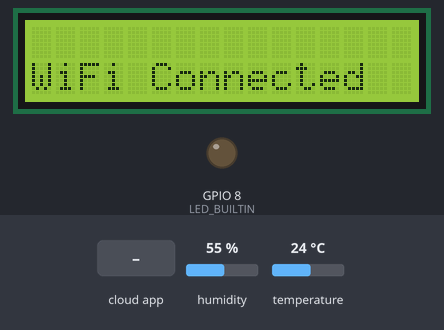
Bench run of a sketch on a simulated ESP32-C3. On the bench: 16×2 character LCD, output pins drawn as LEDs (lit = HIGH). The inputs (shaded band) are chosen by the test bench; at power-on: humidity 55 %, temperature 24 °C. WiFi joins after 1.5 s; servers stay silent unless stated; what the sketch prints to the serial monitor is not drawn.

Above: at 2.1 s.
13.3 s: the phone or cloud app sets led to 1
At 15.0 s:
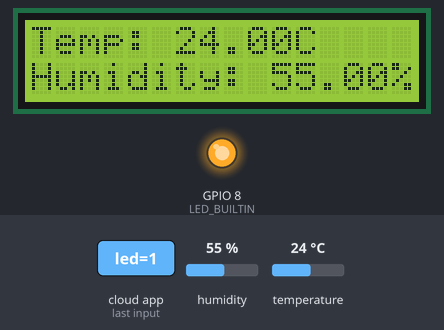
15.6 s: humidity set to 22 %
At 19.3 s:
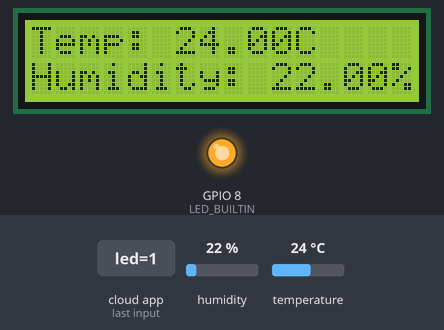
19.6 s: temperature set to 12 °C
At 22.6 s:
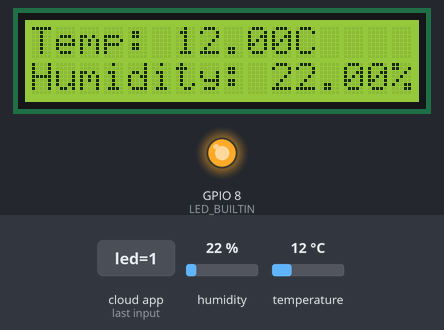
23.7 s: humidity set to 40 %
At 27.0 s:
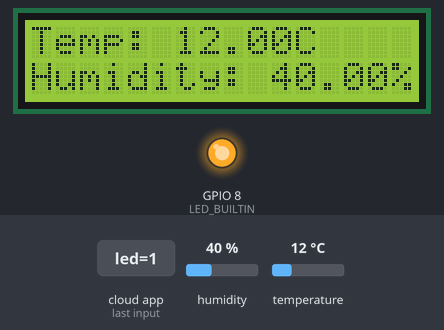
27.8 s: temperature set to 19 °C
At 31.5 s:
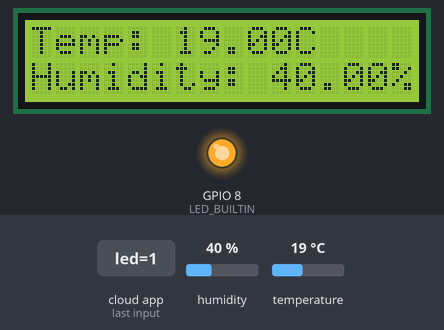
31.9 s: the phone or cloud app sets led to 0
At 33.3 s:
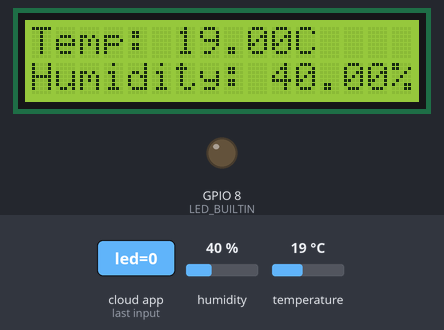
Timing chart, 0 to 34.9 s (numbered marks = the images above; inputs shaded):
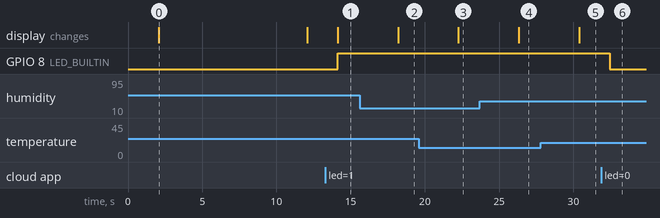

Measured:
- after the input at 13.3 s, GPIO 8 (LED_BUILTIN): LOW → HIGH after 0.82 s
- after the input at 15.6 s, the display: changes after 2.6 s (image 2)
- after the input at 19.6 s, the display: changes after 2.7 s (image 3)
- after the input at 23.7 s, the display: changes after 2.6 s (image 4)
- after the input at 27.8 s, the display: changes after 2.6 s (image 5)
- after the input at 31.9 s, GPIO 8 (LED_BUILTIN): HIGH → LOW after 0.54 s
- what the display in image 0 shows lasts 10.0 s, from 2.1 s to 12.1 s

The sketch:

Iot.ino
```cpp
/************
  This code was designed by Petros Gateas and Panagiotis Tiktapanidis on December 17th 2023.
  It is intended for academic use at the Department of Informatics and Telecommunications of University of Ioannina


  This code was designed and compiled at Arduino IDE v2.0.0
  It was designed for use with Espressif ESP32-C3-DevKitC-02, DHT22 sensor, 2x16 LCD with I2C, and Thinger.io platform

  This code connects the ESP32 to the Interenet and to the Thinger.io platform through Wi-Fi,
  reads the temperature and humidity from the DHT22 sencsor and presents the measurements,
  to the Serial Console, the local LCD and the Thinger.io platform.
  Also it uploads to the platform measurements of the average temperature and humidity of 1 minute and average humidity
  of 30 seconds, and holds the minute average of the temperature and humidity on a data bucket.
  The platform then represents those data as graphs of current temperature, humidity, 1 hour history of temperature
  (average of 1 minute temperature) and history of both temperature and humidity.

********************/

#include "DHT.h"                                      // DHT Sensor lib
#include <LiquidCrystal_I2C.h>                        // LCD lib
#include <WiFi.h>                                     // Wi-Fi library
#include <ThingerESP32.h>                             // Thinger.io lib


// DHT sensor information
#define DHTPIN 2                                      // Connect DHT sensor to the D2
#define DHTTYPE DHT22                                 // Declar the DHT 22 sensor type

#define SSID "GameZone"
#define SSID_PASSWORD "den_exei!"

#define USERNAME "PetrosStavros"                      // Define Thinger.io username
#define DEVICE_ID "ESP32AM1878"                       // Define device_id of platform
#define DEVICE_CREDENTIAL "123456789"                 // Define unique credential for device


//LCD information
int lcdColumns = 16;                                  // Set the LCD number of columns
int lcdRows = 2;                                      // Set the LCD number of rows

// Create lcd object of controlling the LCD
LiquidCrystal_I2C lcd(0x27, lcdColumns, lcdRows);     // Set LCD address, number of columns and rows

//Create dht object for controlling the DHT sensor
DHT dht(DHTPIN, DHTTYPE);                             // Declare the DHT pin, with the type (initialize the DHT22 sensor)

//Create thing object for controlling the communication to Thinger.io platform
ThingerESP32 thing(USERNAME, DEVICE_ID, DEVICE_CREDENTIAL); //Create connection to Thinger.io platform

float avgtemp_onem = 0;                               // Help value to store the average temperature of ~1 minute
float avghumidity_onem = 0;                           // Help value to store the average humidity of ~1 minute
int temp_onem_index = 0;                              // Help index to determine when ~1 minute has passed
int humidity_halfm_index = 0;                         // Help index to determine when ~30 seconds has passed
float avghumidity_halfm = 0;                          // Help value to store the average humidity of ~30 seconds
pson alert;                                           // Value for output for the endpoint

void setup()
{
  Serial.begin(115200);                               // Initialize the serial baud rate to 9600 per second
  lcd.init();                                         // Initialize the LCD
  lcd.backlight();                                    // Turn on LCD blacklight
  dht.begin();                                        // Begin taking measurements
  WiFi.begin(SSID, SSID_PASSWORD);                    // Begin Wi-Fi module

  // Check if WiFi is connected
  while(WiFi.status() != WL_CONNECTED)
  {
    Serial.println("Connecting to WiFi...");          // Print debugging message to console
    delay(1000);                                      // Delay the display of next message for ~1 second
  }
  Serial.println("Connected to WiFi !");              // Print info message to console
  lcd.setCursor(0,1);                                 // Set the cursor of the LCD to the first row first column
  lcd.print("WiFi Connected");                        // Print info message to LCD

  thing.add_wifi(SSID, SSID_PASSWORD);                // Connect to Thinger.io through Wi-Fi

  Serial.println("Setup Compelte !");                 // Print logs message to console

  delay(10000);                                        // Delay ~1s to clear the LCD
  lcd.clear();                                        // Clear the LCD

  // Define LED_BUILTIN as output for external LED
  pinMode(LED_BUILTIN, OUTPUT);

  // Input from the Thinger.io platform, to control the external LED
  thing["led"] << [](pson& in)
  {
    if(in.is_empty())
    {
      in = (bool) digitalRead(LED_BUILTIN);                    // Send back the pin value to Thinger.io platform
    }
    else
    {
      digitalWrite(LED_BUILTIN, in ? HIGH : LOW);             // If there is input set LED to HIGH value, else to LOW
    }
  };

  // Output to the platform the average values of 1 minute for temperature and humidity to store to a data bucket
  thing["History: "] >> [avgtemp_onem, avghumidity_onem](pson &out)
  {
  String str_temp(avgtemp_onem, 2);                           // convert avgtemp_onem to String by holding 2 decimanl points
  String str_hum(avghumidity_onem, 2);                        // convert avghumidity_onem to String by holding 2 decimal points
  out["Temperature History"] = str_temp;                      // Send average temperature of minute as String
  out["Humidity History"] = str_hum;                          // Send average humidity of minute as String
  };
}


void loop()
{
  thing.handle();                                             // Handle platform connection

  //Zero-ing of the average holding variables
  if(temp_onem_index == 0)
  {
    avgtemp_onem = 0;
  }
  if(humidity_halfm_index == 0)
  {
    avghumidity_halfm = 0;
  }


  // Read Temperature and Humidity
  float temperature = dht.readTemperature();                  // Celsius
  float humidity  = dht.readHumidity();                       // Percentage

  delay(2000);                                                // Delay for ~2 s
  lcd.clear();                                                // Clear the LCD

  // Check if any reads failed
  if(isnan(temperature) || isnan(humidity))
  {
    if(isnan(temperature))
    {
      Serial.println("Failed to read temperature from DHT");   // Debug message to console
      lcd.setCursor(0,0);                                      // Set the cursor to first column and row
      lcd.print("Failed");                                     // Print debugging message to LCD
    }
  }

  // Print measurements on LCD
  lcd.setCursor(0,0);                                           // Set cursor to first column and row
  lcd.print("Temp: ");                                          // Print temperature to LCD
  lcd.print(temperature);
  lcd.print("C");
  lcd.setCursor(0,1);                                           // Set the cursor to the first column and second row
  lcd.print("Humidity: ");                                      //  Print humidity to LCD
  lcd.print(humidity);
  lcd.print("%");

  //One minute average temperature and humidity measurements
  if(temp_onem_index < 29)
  {
    avgtemp_onem += temperature;
    avghumidity_onem += humidity;
    temp_onem_index += 1;
  }
  else
  {
    avgtemp_onem += temperature;
    avghumidity_onem += humidity;
    temp_onem_index = 0;

    // Compuration of average temperature and humidity of 1min
    avgtemp_onem /= 30;
    avghumidity_onem /= 30.0;
  }

  // 30seconds average humidity measurements
  if(humidity_halfm_index < 14)
  {
    avghumidity_halfm += humidity;
    humidity_halfm_index += 1;
  }
  else
  {
    avghumidity_halfm += humidity;
    humidity_halfm_index = 0;

    // Computation of average humidity of 30 seconds
    avghumidity_halfm /= 15;
  }

  //Conditional blocks to send the necessary data to platform when ready
  if(temp_onem_index == 0 && humidity_halfm_index == 0)
  {
    thing["Measurements:"] >> [temperature, humidity, avgtemp_onem, avghumidity_halfm](pson& out)
    { //Output to the Thinger.io platform the necessary values
      out["Temperature"] = temperature;                                                   //Send temperature
      out["Humidity"] = humidity;                                                         //Send humidity
      out["Average Temp of minute"] = avgtemp_onem;                                       //Send average temperature of minute
      out["Average Humidity 30 seconds"] = avghumidity_halfm;                             //Send average humidity of 30 seconds
      out["Temp of hour"] = avgtemp_onem;                                                 //Send average temperature of minute (and hold for 1 hour)
    };

    thing.stream("History:");                                                             //Stream to the platform the values from "History:" for the data bucket
  }
  else if(humidity_halfm_index == 0)
  {
    thing["Measurements:"] >> [temperature, humidity, avgtemp_onem, avghumidity_halfm](pson& out)
    { //Output to the Thinger.io platform the necessary values
      out["Temperature"] = temperature;                                                   //Send temperature
      out["Humidity"] = humidity;                                                         //Send humidity
      out["Average Humidity 30 seconds"] = avghumidity_halfm;                             //Send average humidity of 30 seconds
    };
  }
  else
  {
    thing["Measurements:"] >> [temperature, humidity](pson& out)
    { //Output to the Thinger.io platform the necessary values
      out["Temperature"] = temperature; //Send temperature
      out["Humidity"] = humidity; //Send humidity
    };
  }

  //Code for initialization of chart sources on Thinger.io platform
  // thing["Measurements:"] >> [temperature, humidity, avg_temp_one_min, avg_humidity_half_min](pson& out)
  // { //Output to the Thinger.io platform all of the values
  //     out["Temperature"] = temperature; //Send temperature
  //     out["Humidity"] = humidity; //Send humidity
  //     out["Average Temp of minute"] = avg_temp_one_min; //Send average temperature of minute
  //     out["Average Humidity 30 seconds"] = avg_humidity_half_min; //Send average humidity of 30 seconds
  //     out["Temp of hour"] = avg_temp_one_min; //Send average temperature of minute (and hold for 1 hour)
  // };
  // thing["History:"] >> [avg_temp_one_min, avg_humidity_one_min](pson& out)
  // { //Output to the Thinger.io platform the values for the data bucket
  //   out["Temperature History"] = avg_temp_one_min; //Send average temperature of minute
  //   out["Humidity History"] = avg_humidity_one_min; //Send average humidity of minute
  // };

  //Endpoint call to send email for risen temperature
  if(temperature > 35.0)
  {
    alert["temperature"] = temperature;
    alert["humidity"] = humidity;
    thing.call_endpoint("Temp_High", alert);                                              //Call the "Temp_High" endpoint when the condition is met
  }

  // Print measurements in console
  Serial.print("Temperature: ");
  Serial.print(temperature);
  Serial.print("°C ");
  Serial.print("  Humidity: ");
  Serial.print(humidity);
  Serial.print("%");
  Serial.println();
}
```
